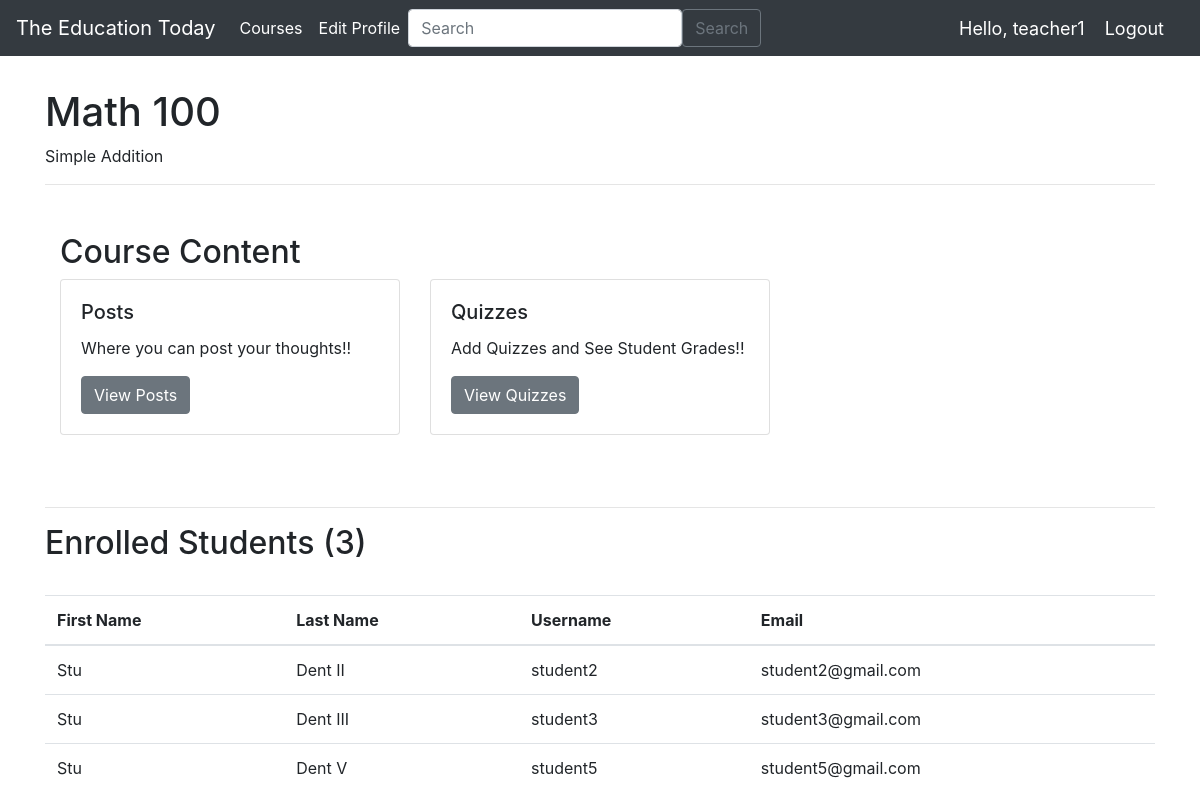
/teachers/courses/5/ (signed in), run on an earlier commit of the app's database.
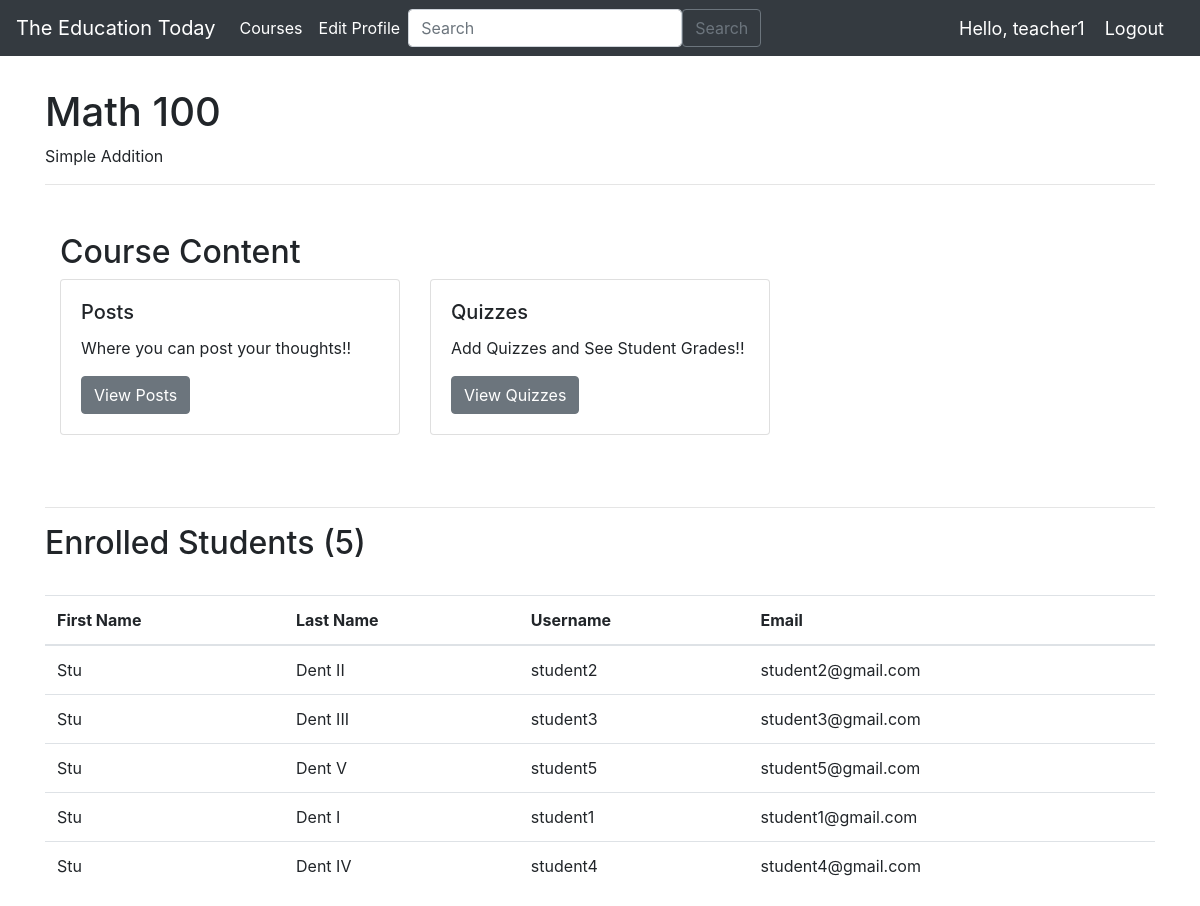
And on a later commit of the database.
### teachers/models.py (models this page shows)
class Course(models.Model):
    id = models.AutoField(primary_key=True)
    name = models.CharField(max_length=120)
    subject_name = models.CharField(max_length=255, default="Intro to Art History")
    teacher = models.ForeignKey(User, on_delete=models.CASCADE)
    created_at = models.DateTimeField(auto_now_add=True)
    points = models.PositiveIntegerField(default=0)
    def __str__(self):
        return self.name

class Student_Course(models.Model):
    student = models.ForeignKey(User, on_delete=models.CASCADE)
    course = models.ForeignKey(Course, on_delete=models.CASCADE)

### teachers/views.py (the view)
# urls.py: path('courses/<int:course_id>/', views.course_detail, name="course_detail"),
@login_required(login_url='signin')
def course_detail(request, course_id):
    course = Course.objects.get(id=course_id)
    teacher = request.user
    students = Student_Course.objects.filter(course=course_id)
    num_students = students.count()
    is_enrolled = Course.objects.filter(teacher=teacher, name=course)
    if is_enrolled:
        posts = Posts.objects.filter(course=course)
        quizzes = Quiz.objects.filter(course=course)
        return render(request, 'teachers/course_detail.html', {
            'course': course,
            'posts': posts,
            'quizzes': quizzes,
            'students': students,
            'num_students': num_students,
        })
    else:
        return render(request, 'teachers/course.html')

### teachers/templates/teachers/course_detail.html (shortened to what this page needs)
{% extends "teachers/base.html" %}
{% block content %}
<br/>
<div class="container my-2">
    <h1>{{ course.name }}</h1>
    <p>{{ course.subject_name }}</p>
    <hr>
    <section class="container my-5">
        <h2>Course Content</h2>
        <div class="row">
            <div class="col-md-4 mb-4">
                <div class="card">
                    <div class="card-body">
                        <h5 class="card-title">Posts</h5>
                        <p class="card-text">Where you can post your thoughts!!</p>
                        <a href="{% url 'teachers:posts' course.id %}" class="btn btn-secondary">View Posts</a>
                    </div>
                </div>
            </div>
            <div class="col-md-4 mb-4">
                <div class="card">
                    <div class="card-body">
                        <h5 class="card-title">Quizzes</h5>
                        <p class="card-text">Add Quizzes and See Student Grades!!</p>
                        <a href="{% url 'teachers:quiz_list' course_id=course.id %}" class="btn btn-secondary">View Quizzes</a>
                    </div>
                </div>
            </div>
        </div>
    </section>
    <hr>
    <h2>Enrolled Students ({{num_students}})</h2>
    <br/>
    <table class="table">
        <thead>
            <tr>
                <th>First Name</th>
                <th>Last Name</th>
                <th>Username</th>
                <th>Email</th>
            </tr>
        </thead>
        <tbody>
            {% for student_course in students %}
                <tr>
                    <td>{{ student_course.student.first_name }}</td>
                    <td>{{ student_course.student.last_name }}</td>
                    <td>{{ student_course.student.username }}</td>
                    <td>{{ student_course.student.email }}</td>
                </tr>
            {% endfor %}
        </tbody>
    </table>
</div>
{%endblock %}

### teachers/templates/teachers/base.html (shortened to what this page needs)
<!DOCTYPE html>
<html lang="en">
<head>
    <link rel="stylesheet" href="https://cdn.jsdelivr.net/npm/bootstrap@4.0.0/dist/css/bootstrap.min.css">
</head>
<body>
    {% include 'teachers/navbar.html' %}
    {% block content %}
    {% endblock %}
</body>
</html>

### teachers/templates/teachers/navbar.html (shortened to what this page needs)
{% load static %}
<nav class="navbar navbar-expand-lg navbar-dark bg-dark">
    <a class="navbar-brand" href="{% url 'teachers:main' %}">The Education Today</a>
    <div class="collapse navbar-collapse" id="navbarNav">
      <ul class="navbar-nav">
        <li class="nav-item active">
          <a class="nav-link" href="{% url 'teachers:courses' %}">Courses</a>
        </li>
        <li class="nav-item active">
          <a class="nav-link" href="{% url 'teachers:edit_profile' %}">Edit Profile</a>
        </li>
      </ul>
      <form class="d-flex" method="POST" action="{% url 'teachers:search' %}">
        <input class="form-control me-2" type="search" placeholder="Search" aria-label="Search" name="searched">
        <button class="btn btn-outline-secondary" type="submit">Search</button>
      </form>
    </div>
    {% if user.is_authenticated %}
    <span class="hello-msg"> Hello, {{request.user}} </span>
    <span><a class="hello-msg" href="{% url 'account:signout' %}">Logout</a></span>
    {% endif %}
  </nav>

### teachers/templates/teachers/navbar.html (style rules this page uses)
.hello-msg { font-size: 18px; color: #fff; margin-right: 20px }

What changed in the data, as far as the page shows it:
added Student_Course: student.first_name "Stu", student.last_name "Dent I", student.username "student1", student.email "student1@gmail.com"
added Student_Course: student.first_name "Stu", student.last_name "Dent IV", student.username "student4", student.email "student4@gmail.com"
Also different on the page:
{{ num_students }}: "3" → "5"
